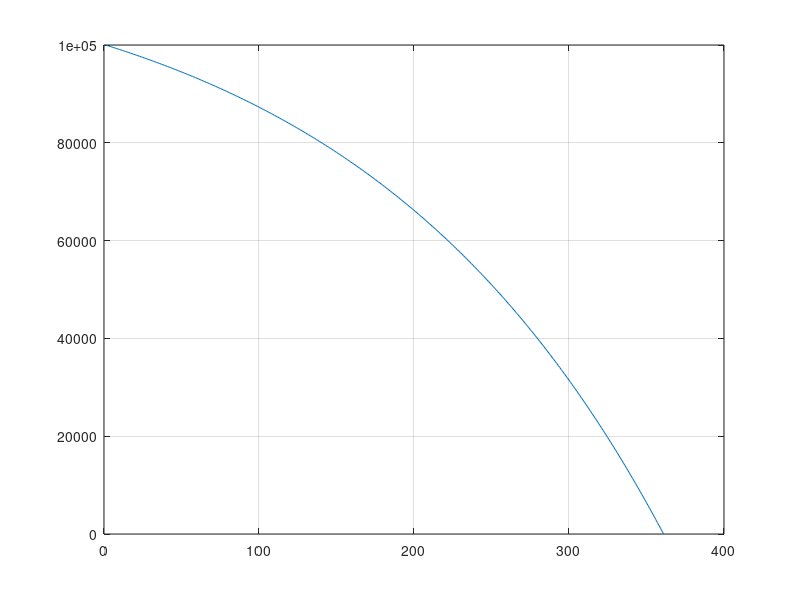

Here is the MATLAB script that generated this plot:
clear all

n=360;
An = zeros(1, n+1);
Ak = zeros(1, n+1);
a0 = 100000;


An(1) = a0;
Ak(1) = a0;

p = 599.55;
c = -19910.105;
for i = 1:n
   An(i+1) = 1.005 * An(i) - 599.55; %dynamical system
   Ak(i+1) = (1.005 ^ i) * c + 200 * p; %solution
end
An(n+1)
plot(1:n+1, An)
grid on
hold on
%plot(1:n+1, Ak)